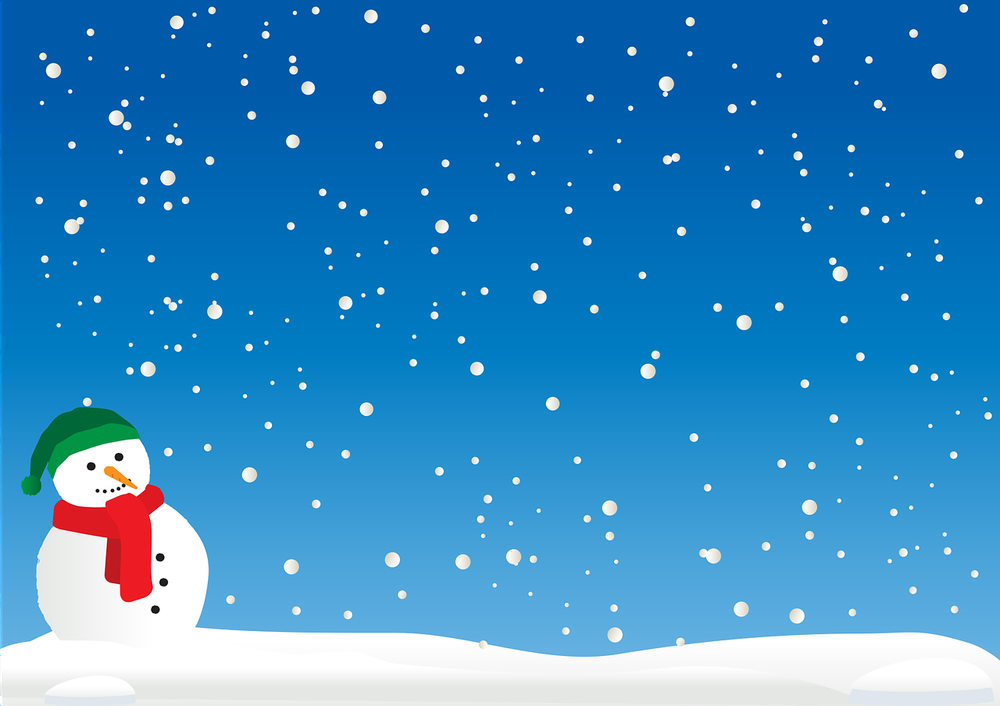
#> input picture 개인공부/opencv_공부/snow.png, 1000 x 706 px, shrunk from 1280 x 904 before the run
$ jupyter execute '17. 이미지 검출(경계선).ipynb'
#> lines starting #> are read from the running program, lines starting #| are printed output that depends on the picture
## 17. 이미지 검출(경계선)

### 경계선이란 색깔이 확 바뀌는

## canny Edge Detection

[cell 1]
import cv2


def empty(pos):
    pass

img = cv2.imread("snow.png")
#> img is the input picture: shape (706, 1000, 3); mean B, G, R 196.6, 138.9, 54.3


name = "Trackbar"

cv2.namedWindow(name)
cv2.createTrackbar("threshold1" , name , 0 , 255 , empty)
cv2.createTrackbar("threshold2" , name , 0 , 255 , empty)

while True:
    threshold1 = cv2.getTrackbarPos('threshold1' , name)
    threshold2 = cv2.getTrackbarPos('threshold2' , name)

    canny = cv2.Canny(img , threshold1 , threshold2)
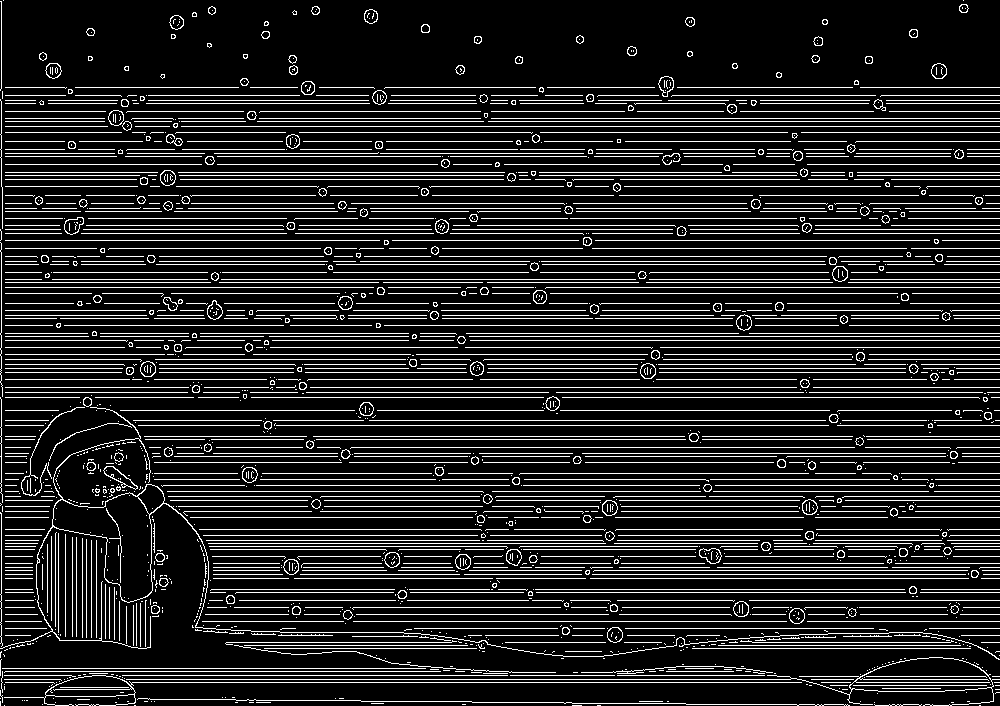
#> canny: shape (706, 1000); 14.2% white in thin lines or dots

    cv2.imshow('img'  , img)
    cv2.imshow(name , canny)

    if cv2.waitKey(1) == ord("q"):
#> (key q is pressed here)
        break

cv2.waitKey(0)
cv2.destroyAllWindows()
                    #threshold 1 , 2

                #대상이미지  하위임계값 , 상위임계값
